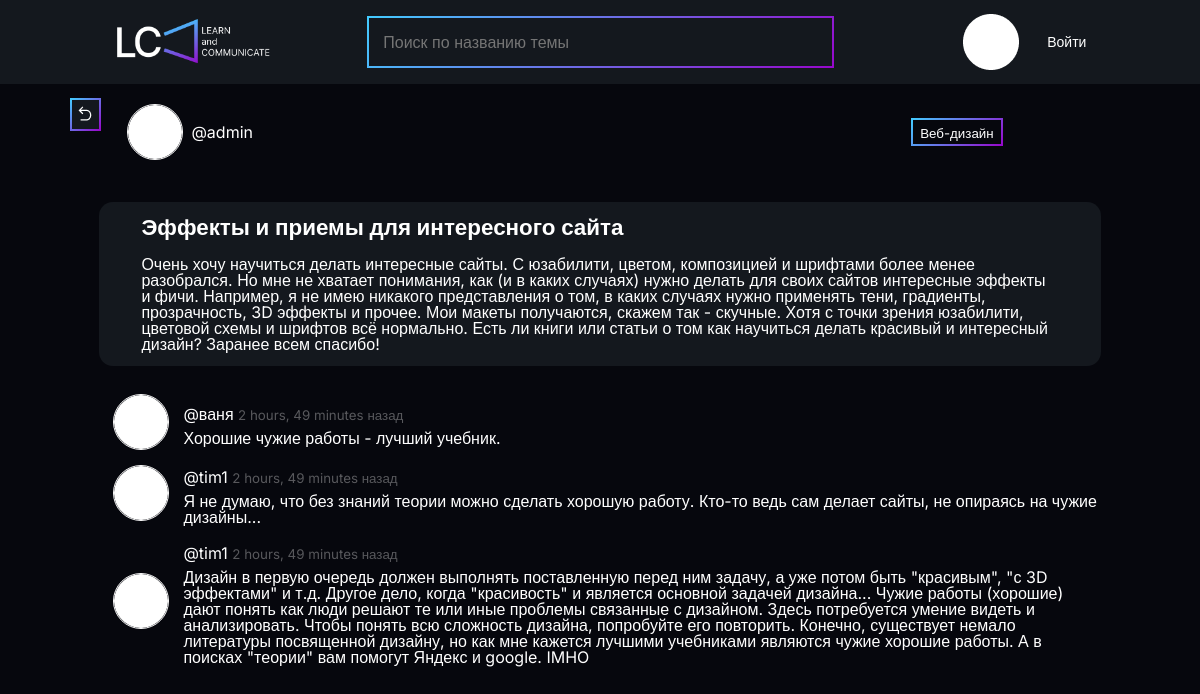
Before: /room/30/ with the older database file.
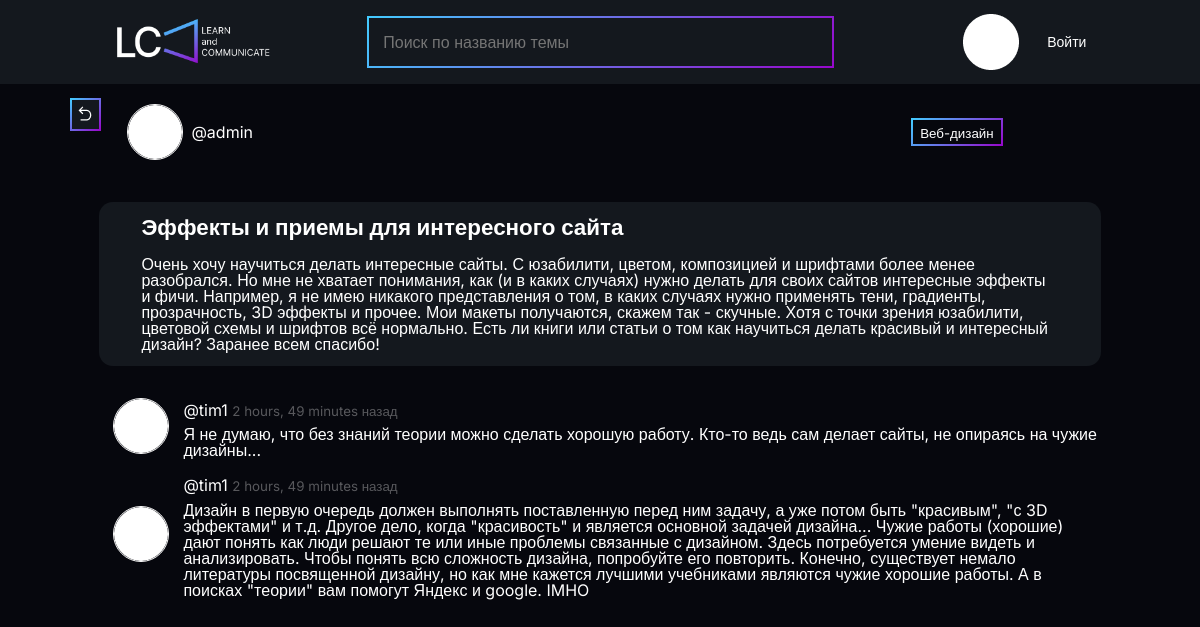
After: the same page with the newer database file.
### base/models.py (models this page shows, shortened)
class Message(models.Model):
    user =  models.ForeignKey(User, on_delete=models.CASCADE)
    room = models.ForeignKey(Room, on_delete=models.CASCADE)
    body = models.TextField()
    updated = models.DateTimeField(auto_now=True)
    created=models.DateTimeField(auto_now_add=True)
    class Meta:
        ordering = ['-updated', '-created']

### base/views.py (the view, shortened to what this page needs)
# urls.py: path('room/<str:pk>/', views.room, name = 'room'),
def room(request, pk):
    room = Room.objects.get(id = pk)
    room_messages = room.message_set.all().order_by('created')
    participants = room.participants.all()
    context = {'room':room, 'room_messages':room_messages, 'participants':participants}
    return render(request, 'base/room.html', context)

### base/templates/base/room.html (shortened to what this page needs)
{%extends 'main.html' %} {%load static%} {%block content%}
<div class="room-container">
    <div class="host">
        <a href="{%url 'home'%}"
            ><div id="host-home-link" class="home-link"
                ><img src="{%static 'images/back.png'%}" alt="" /></div
        ></a>
        <div class="host-info">
            <div id="1">
                <a href="{%url 'user-profile' request.user.id%}">
                    <img
                        src="{%static 'images/circle.png'%}"
                        alt=""
                        class="auth-image"
                    />
                </a>
                <span>@{{room.host.username}}</span>
            </div>
            <div>
                <small class="btn-room">{{room.topic.name}}</small>
            </div>
        </div>
    </div>
    <div class="room-info">
        <h1>{{room.name}}</h1>
        <p>{{room.description}}</p>
    </div>
    <div class="comment-wrapper">
        {%for message in room_messages%}
        <div class="comment-cont">
            <a href="{%url 'user-profile' request.user.id%}">
                <img
                    src="{%static 'images/circle.png'%}"
                    alt=""
                    class="auth-image"
                />
            </a>
            <div class="com-body">
                <p
                    >@{{message.user}} <small>{{message.created|timesince}} назад</small>
                    </p
                >
                <p>{{message.body}}</p>
            </div>
        </div>
        {%endfor%}
    </div>
</div>
{%endblock content%}

Changed rows visible on the page:
removed Message: user "ваня", created "2 hours, 49 minutes", body "Хорошие чужие работы - лучший учебник."
